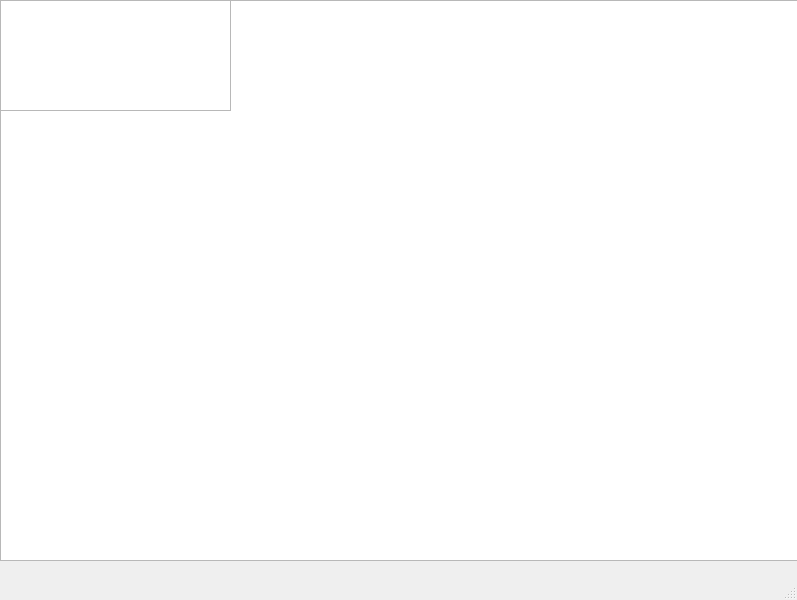
<?xml version="1.0" encoding="UTF-8"?>
<ui version="4.0">
 <class>Demo_Result</class>
 <widget class="QMainWindow" name="Demo_Result">
  <property name="geometry">
   <rect>
    <x>0</x>
    <y>0</y>
    <width>797</width>
    <height>600</height>
   </rect>
  </property>
  <property name="windowTitle">
   <string>Result</string>
  </property>
  <widget class="QWidget" name="centralwidget">
   <widget class="QGraphicsView" name="Result">
    <property name="geometry">
     <rect>
      <x>0</x>
      <y>0</y>
      <width>801</width>
      <height>561</height>
     </rect>
    </property>
   </widget>
   <widget class="QTextBrowser" name="Accuracy">
    <property name="geometry">
     <rect>
      <x>0</x>
      <y>0</y>
      <width>231</width>
      <height>111</height>
     </rect>
    </property>
   </widget>
  </widget>
  <widget class="QMenuBar" name="menubar">
   <property name="geometry">
    <rect>
     <x>0</x>
     <y>0</y>
     <width>797</width>
     <height>25</height>
    </rect>
   </property>
  </widget>
  <widget class="QStatusBar" name="statusbar"/>
 </widget>
 <resources/>
 <connections/>
</ui>
